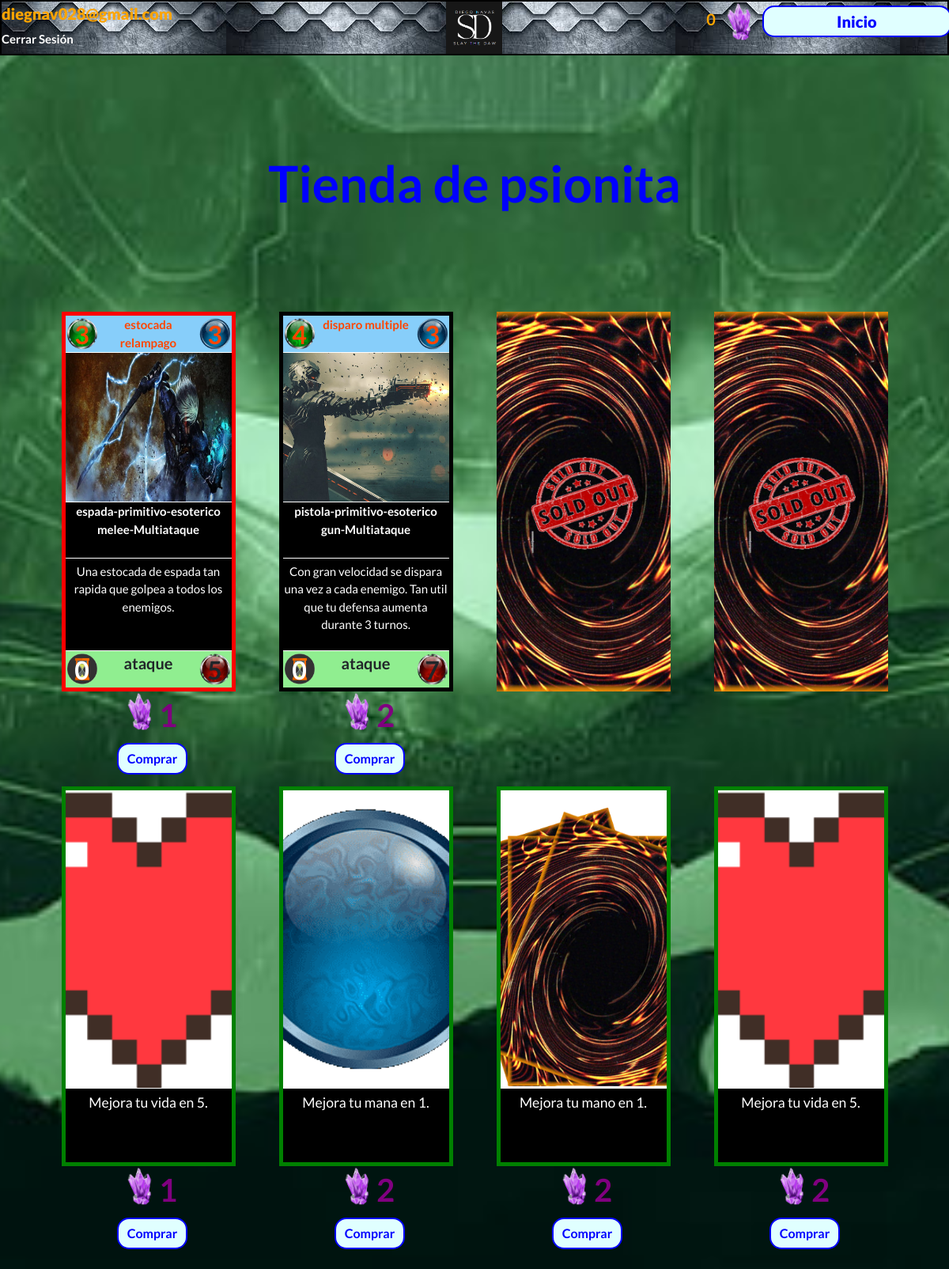
Page /JuegoCartas/index.php?action=verTienda (signed in) on the committed database.
### tables this page shows
CREATE TABLE `usuarios` (
  `id_usu` int(11) NOT NULL,
  `nick` varchar(200) NOT NULL,
  `email` varchar(200) NOT NULL,
  `contrasena` varchar(200) NOT NULL,
  `fecha_naci` date NOT NULL,
  `rol` varchar(50) NOT NULL,
  `piso` int(11) NOT NULL,
  `gold` int(11) NOT NULL,
  `victorias` int(11) NOT NULL
);

CREATE TABLE `cartas` (
  `id_carta` int(11) NOT NULL,
  `nombre` varchar(50) NOT NULL,
  `familia` varchar(50) NOT NULL,
  `clave1` varchar(50) NOT NULL,
  `clave2` varchar(50) NOT NULL,
  `clave3` varchar(50) NOT NULL,
  `multiataque` tinyint(1) NOT NULL,
  `mana` int(11) NOT NULL,
  `descripcion` varchar(200) NOT NULL,
  `ataque` int(11) NOT NULL,
  `turnos` int(11) NOT NULL,
  `tipo` varchar(50) NOT NULL,
  `rareza` int(11) NOT NULL,
  `tienda` tinyint(1) NOT NULL,
  `foto` varchar(200) NOT NULL,
  `precio` int(11) NOT NULL
);

CREATE TABLE `mejoras` (
  `id_mejora` int(11) NOT NULL,
  `tipo` varchar(50) NOT NULL,
  `cantidad` int(11) NOT NULL,
  `precio` int(11) NOT NULL,
  `foto` varchar(200) NOT NULL
);

### JuegoCartas/controladores/UsuariosControlador.php (called while the page is built, shortened)
<?php
class UsuariosControlador {
              function  verTienda(){
          $usuarioDAO = new UsuarioDAO(Conexion::conectar());
                   $CartaDAO= new CartaDAO(Conexion::conectar());
                         $usuario= $usuarioDAO->obtenerPorEmail($_SESSION['email']);
                       $MejoraDAO= new MejoraDAO(Conexion::conectar());
  $tienda=$usuarioDAO->obtenerTienda($usuario);
   $cartas=$CartaDAO->obtenerTiendaCartasLimite($usuario);
  $mejoras=$MejoraDAO->obtenerTodosTiendaLimite($tienda);
  $ncartas= sizeof($cartas);
  require 'vistas/Tienda.php';
              }
    }

### JuegoCartas/modelo/UsuarioDAO.php (called while the page is built, shortened)
<?php
class UsuarioDAO {
      private $conn;
    public function __construct($conn){
        $conn = new mysqli(MYSQL_HOST, MYSQL_USER, MYSQL_PASS, MYSQL_BD);
        $this -> conn = $conn;
    }
    public function obtenerPorEmail($email) {
        $sql = "select * "
            . "from usuarios "
            . "where email = ?";
        if(!$stmt = $this -> conn -> prepare($sql)){
            die("Error al ejecutar la sentencia: " . $this -> conn -> error);
        }
        $stmt -> bind_param('s', $email);
        $stmt -> execute();
        $result = $stmt -> get_result();
        $usuario = $result -> fetch_object('Usuario');
        return $usuario;
    }
          public function obtenerTienda(Usuario $u) {
        $sql = "select * "
            . "from tiendas "
            . "where id_usu = ?";
        if(!$stmt = $this -> conn -> prepare($sql)){
            die("Error al ejecutar la sentencia: " . $this -> conn -> error);
        }
      $id=$u->getId_usu();
         $stmt -> bind_param('i', $id);
        $stmt -> execute();
        $result = $stmt -> get_result();
        $tienda = $result -> fetch_object('Tienda');
        return $tienda;
    }
}

### JuegoCartas/modelo/Usuario.php (called while the page is built, shortened)
<?php
class Usuario {
    private $id_usu;
    private $rol;
    private $gold;
    public function getId_usu() {
        return $this->id_usu;
    }
    public function getRol() {
        return $this->rol;
    }
    public function getGold() {
        return $this->gold;
    }
}

### JuegoCartas/modelo/CartaDAO.php (called while the page is built, shortened)
<?php
class CartaDAO {
   private $conn;
    public function __construct($conn){
        $conn = new mysqli(MYSQL_HOST, MYSQL_USER, MYSQL_PASS, MYSQL_BD);
        $this -> conn = $conn;
    }
           public function obtenerTiendaCartasLimite(Usuario $u){
        $sql = "select C.* "
            . "from cartas C, tiendas T, usuarios U, tienda_cartas P "
                . "where T.id_usu=U.id_usu and P.id_tienda=T.id_tienda and P.id_carta=C.id_carta"
                . " and U.id_usu= ". $u->getId_usu()
                . " order by P.id_tiendacartas "
                . " limit 4";
        if(!$result = $this -> conn ->query($sql)){
                die("Error al ejecutar la sentencia: " . $this -> conn -> error);
        }
        $cartas = array();
        while($carta = $result -> fetch_object('Carta')){
            $cartas[] = $carta;
        }
        return $cartas;
    }
}

### JuegoCartas/modelo/Carta.php (called while the page is built, shortened)
<?php
class Carta {
    private $id_carta;
    private $nombre;
    private $familia;
    private $clave1;
    private $clave2;
    private $clave3;
    private $multiataque;
    private $mana;
    private $descripcion;
    private $ataque;
    private $turnos;
    private $tipo;
    private $rareza;
    private $foto;
    private $precio;
    public function getNombre() {
        return $this->nombre;
    }
    public function getId_carta() {
        return $this->id_carta;
    }
    public function getFamilia() {
        return $this->familia;
    }
    public function getClave1() {
        return $this->clave1;
    }
    public function getClave2() {
        return $this->clave2;
    }
    public function getClave3() {
        return $this->clave3;
    }
    public function getMultiataque() {
        return $this->multiataque;
    }
    public function getMana() {
        return $this->mana;
    }
    public function getDescripcion() {
        return $this->descripcion;
    }
    public function getAtaque() {
        return $this->ataque;
    }
    public function getTurnos() {
        return $this->turnos;
    }
    public function getTipo() {
        return $this->tipo;
    }
    public function getRareza() {
        return $this->rareza;
    }
    public function getFoto() {
        return $this->foto;
    }
    public function getPrecio() {
        return $this->precio;
    }
}

### JuegoCartas/modelo/Tienda.php (called while the page is built, shortened)
<?php
class Tienda {
    private $id_tienda;
    public function getId_tienda() {
        return $this->id_tienda;
    }
}

### JuegoCartas/modelo/MejoraDAO.php (called while the page is built, shortened)
<?php
class MejoraDAO {
  private $conn;
    public function __construct($conn){
        $conn = new mysqli(MYSQL_HOST, MYSQL_USER, MYSQL_PASS, MYSQL_BD);
        $this -> conn = $conn;
    }
        public function obtenerTodosTiendaLimite(Tienda $t){
        $sql = "select M.* "
            . "from mejoras M, tienda_personajes T "
                . " where T.id_tienda=". $t->getId_tienda()
                . " and M.id_mejora=T.id_mejora"
                . " order by M.id_mejora "
                . " limit 4";
        if(!$result = $this -> conn ->query($sql)){
                die("Error al ejecutar la sentencia: " . $this -> conn -> error);
        }
        $mejoras = array();
        while($mejora = $result -> fetch_object('Mejora')){
            $mejoras[] = $mejora;
        }
        return $mejoras;
    }
}

### JuegoCartas/modelo/Mejora.php (called while the page is built, shortened)
<?php
class Mejora {
    private $id_mejora;
    private $tipo;
    private $cantidad;
    private $precio;
    private $foto;
    public function getId_mejora() {
        return $this->id_mejora;
    }
    public function getTipo() {
        return $this->tipo;
    }
    public function getCantidad() {
        return $this->cantidad;
    }
    public function getPrecio() {
        return $this->precio;
    }
    public function getFoto() {
        return $this->foto;
    }
}

### JuegoCartas/vistas/Tienda.php (the view, shortened to what this page needs)
<div class="fondo2">
    <div class="titulo">
        <h1>Tienda de psionita</h1>
    </div>
    <div class='selector-todas'>
            <?php foreach($cartas as $c): ?>
        <div class="tienda-borde">
        <div class="bordetienda-<?=$c->getFamilia() ?>">
            <div class="datos-cabeza">
                <div id="rareza">
                    <p>   <?=$c->getRareza() ?> </p>
                </div>
                <div id="nombre-carta">
                    <p><?=$c->getNombre()  ?></p>
                </div>
                <div id="mana">
                    <p><?=$c->getMana() ?></p>
                </div>
            </div>
            <div class='foto-carta' style="background-image: url(imagenes/<?=$c->getFoto() ?>)"  >
                </div>
            <div class="familias">
                   <?=$c->getClave1() ?>-<?=$c->getClave2() ?>-<?=$c->getClave3() ?>
                   <br>
                    <?php if($c->getMultiataque()==0): ?>
                <?=$c->getFamilia() ?>-Singular
    <?php else: ?>
                     <?=$c->getFamilia() ?>-Multiataque
                     <?php endif; ?>
            </div>
            <div class="descripcion">
                <p><?=$c->getDescripcion() ?></p>
            </div>
            <div class="ataque">
                <div id="turnos">
                    <p><?=$c->getTurnos() ?></p>
                </div>
                <div id="tipo">
                    <p><?=$c->getTipo()  ?></p>
                </div>
                <div id="ataque">
                    <p><?=$c->getAtaque() ?></p>
                </div>
            </div>
      </div>
            <div class="comprar">
                <div id="dinero"> <img src="imagenes/psionita.png" id="psicono"> <?=$c->getPrecio() ?>  </div>
                <div>
                  <?php if($usuario->getGold()>=$c->getPrecio() || $usuario->getRol()=="admin" ): ?>
                <a href="index.php?action=verTienda&carta=<?= $c->getId_carta() ?>" ><button >Comprar</button></a>
      <?php else: ?>
                <a href="index.php?action=verTienda&carta=<?= $c->getId_carta() ?>" ><button disabled="true">Comprar</button></a>
 <?php endif; ?>
</div>
            </div>
            </div>
           <?php endforeach; ?>
          <?php if($ncartas<5): ?>
        <?php for ($i = $ncartas; $i < 4; $i++):  ?>
        <div class="tienda-borde">
            <div class="vendido-borde">
                <div class="vendido-foto">
                </div>
            </div>
        </div>
            <?php endfor; ?>
 <?php endif; ?>
    <?php foreach($mejoras as $m): ?>
        <div class="tienda-borde">
        <div class="borde-mejoras ">
            <div class='foto-mejora' style="background-image: url(imagenes/<?=$m->getFoto() ?>)"  >
                </div>
            <div class="descripcion-mejora">
                <p>Mejora tu <?=$m->getTipo() ?> en <?= $m->getCantidad() ?>.</p>
            </div>
      </div>
              <div class="comprar">
                <div id="dinero"> <img src="imagenes/psionita.png" id="psicono"> <?=$m->getPrecio() ?></div>
                  <?php if($usuario->getGold()>=$m->getPrecio() || $usuario->getRol()=="admin" ): ?>
                <a href="index.php?action=verTienda&mejora=<?= $m->getId_mejora() ?>" ><button >Comprar</button></a>
      <?php else: ?>
                <a href="index.php?action=verTienda&mejora=<?= $m->getId_mejora() ?>" ><button disabled="true">Comprar</button></a>
 <?php endif; ?>
            </div>
              </div>
           <?php endforeach; ?>
    </div>
</div>
    <?php
$vista = ob_get_clean();
require 'vistas/plantilla.php';
?>

### JuegoCartas/index.php (shortened to what this page needs)
<?php
       require_once 'modelo/Usuario.php';
       require_once 'modelo/UsuarioDAO.php';
       require_once 'modelo/Carta.php';
       require_once 'modelo/CartaDAO.php';
       require_once 'modelo/Personaje.php';
       require_once 'modelo/Tienda.php';
       require_once 'modelo/EnemigoDAO.php';
       require_once 'modelo/Mejora.php';
       require_once 'modelo/MejoraDAO.php';
       require_once 'controladores/UsuariosControlador.php';
if(!isset($_GET['action'])){
    $ruta = 'inicio';
} else {
    if(!isset($map[$_GET['action']])){
        print "La acción que has elegido no existe.";
        header('Status: 404 Not Found');
        die();
    } else {
        $ruta = filter_var($_GET['action'], FILTER_SANITIZE_SPECIAL_CHARS);
    }
}
$controller = $map[$ruta]['controller'];
$method = $map[$ruta]['method'];
if(method_exists($controller, $method)){
    $objContr = new $controller();
    $objContr -> $method();
} else {
    header('Status: 404 Not Found');
    echo "El método $method del controlador $controller no existe.";
}

### JuegoCartas/vistas/plantilla.php (shortened to what this page needs)
<!DOCTYPE html>
<html>
    <head>
    <link href="https://cdn.jsdelivr.net/npm/bootstrap@5.3.0-alpha1/dist/css/bootstrap.min.css" rel="stylesheet">
       <link rel="stylesheet" href="http://jquery.bassistance.de/validate/demo/css/screen.css" />
    </head>
    <body>
        <header>
            <?php if(isset($_SESSION['email'])): ?>
                 <?php
    $usuario=$usuarioDAO->obtenerPorEmail($_SESSION['email']);
                   $psion=$usuario->getGold();
    ?>
            <div id="Usuario">
            <strong ><?= $_SESSION['email'] ?></strong>
            <br>
            <a href="index.php?action=logout" id="inicio">Cerrar Sesión</a>
            <br>
         </div>
            <div id="logo"></div>
            <div id="psion">
                <p> <?=$psion ?>  <img src="imagenes/psionita.png" id="psicono"> </p>
            </div>
                     <div id="Inicio">
    <a href="index.php?action=inicio"> <button>Inicio</button></a>
                </div>
            <?php endif; ?>
        </header>
        <?php print $vista; ?>
    </body>
</html>

### rows in the picture
usuarios: gold "0"
cartas: rareza "3", nombre "estocada relampago", mana "3", foto (picture), clave1 "espada", clave2 "primitivo", clave3 "esoterico", familia "melee", descripcion "Una estocada de espada tan rapida que golpea a todos los enemigos.", turnos "0", tipo "ataque", ataque "5", precio "1"
cartas: rareza "4", nombre "disparo multiple", mana "3", foto (picture), clave1 "pistola", clave2 "primitivo", clave3 "esoterico", familia "gun", descripcion "Con gran velocidad se dispara una vez a cada enemigo. Tan util que tu defensa aumenta durante 3 turnos.", turnos "0", tipo "ataque", ataque "7", precio "2"
mejoras: foto (picture), tipo "vida", cantidad "5", precio "1"
mejoras: foto (picture), tipo "mana", cantidad "1", precio "2"
mejoras: foto (picture), tipo "mano", cantidad "1", precio "2"
mejoras: foto (picture), tipo "vida", cantidad "5", precio "2"

### other values in the picture
$_SESSION['email'] "diegnav028@gmail.com"
